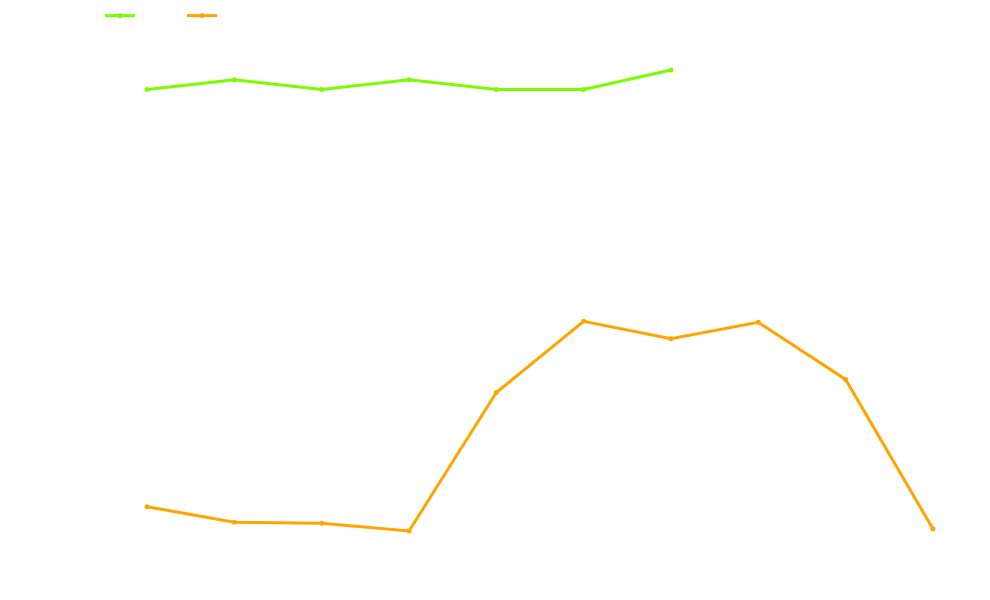

The code cell stored with this chart in its notebook:
### Code cell
import seaborn as sns
import matplotlib.pyplot as plt

# For the past data
original = data[['Water Level']]
original = original.loc[(original.index >= original.index[-7]) & (original.index <= original.index[-1])]

# For the forecasted data plot
last_known_date = original.index[-1]
start_date = last_known_date + pd.Timedelta(days=-6)
forecast_end_date = start_date + pd.Timedelta(days=9)
forecast_dates = pd.date_range(start=start_date, end=forecast_end_date)
forecast_values = df_forecast.loc[forecast_dates, 'Water Level']

# Connect the past data to the forecasted data
last_known_value = original['Water Level'].iloc[-1]

config = {'displaylogo': False}

past_trace = go.Scatter(
    x=original.index, 
    y=original['Water Level'],
    mode='markers+lines',
    marker=dict(color='#7CFC00', size=5),
    line=dict(width=3),
    name='Actual',
    hovertemplate='%{y:.2f}',  
)

forecast_trace = go.Scatter(
    x=forecast_dates,
    y=forecast_values,
    mode='markers+lines',
    marker=dict(color='orange', size=5),
    line=dict(width=3),
    name='Forecasted',
    hovertemplate='%{y:.2f}',
)

fig = go.Figure()
fig.add_trace(past_trace)
fig.add_trace(forecast_trace)

fig.update_layout(
    xaxis=dict(
        title='DATE',
        titlefont=dict(size=14, color='white'),
        tickformat='%b %d, %Y',
        tickangle=0,
        tickfont=dict(size=12, color='white')
    ),
    yaxis=dict(
        title='WATER LEVEL',
        titlefont=dict(size=15, color='white'),
        tickfont=dict(size=12, color='white')
    ),
    margin=dict(t=0, l=100, b=10, r=10),
    plot_bgcolor='rgba(0,0,0,0)',
    paper_bgcolor='rgba(0,0,0,0)',
    font=dict(
        family='Arial',
        size=14,
        color='white'
    ),
    legend=dict(
        orientation='h',
        yanchor='top',
        y=1.08,
        xanchor='left',
        x=0
    ),
    hovermode='x unified',
    hoverlabel=dict(
        bgcolor='rgba(0, 0, 0, 0.7)',  
        font=dict(size=15, family='Helvetica', color='white')
    ),
    width = 990,
    height = 600,
    modebar_remove=['zoom', 'lasso','select2d','lasso2d','resetScale2d']
)

fig.update_xaxes(showgrid=True, gridwidth=0.5, gridcolor='rgba(255, 255, 255, 0.3)', showspikes = True, spikecolor="white", spikethickness = 0.7, spikedash='solid', )
fig.update_yaxes(showgrid=True, gridwidth=0.5, gridcolor='rgba(255, 255, 255, 0.3)')

### Figure 1 — Plotly figure (JSON) as saved in the notebook; plotly's stock layout.template omitted (floating-point values rounded to 4 significant figures)
{"data": [{"hovertemplate": "%{y:.2f}", "line": {"width": 3}, "marker": {"color": "#7CFC00", "size": 5}, "mode": "markers+lines", "name": "Actual", "type": "scatter", "x": ["2023-12-25T00:00:00", "2023-12-26T00:00:00", "2023-12-27T00:00:00", "2023-12-28T00:00:00", "2023-12-29T00:00:00", "2023-12-30T00:00:00", "2023-12-31T00:00:00"], "y": [79.81, 79.82, 79.81, 79.82, 79.81, 79.81, 79.83]}, {"hovertemplate": "%{y:.2f}", "line": {"width": 3}, "marker": {"color": "orange", "size": 5}, "mode": "markers+lines", "name": "Forecasted", "type": "scatter", "x": ["2023-12-25T00:00:00", "2023-12-26T00:00:00", "2023-12-27T00:00:00", "2023-12-28T00:00:00", "2023-12-29T00:00:00", "2023-12-30T00:00:00", "2023-12-31T00:00:00", "2024-01-01T00:00:00", "2024-01-02T00:00:00", "2024-01-03T00:00:00"], "y": [79.38, 79.36, 79.36, 79.35, 79.5, 79.57, 79.55, 79.57, 79.51, 79.36]}], "layout": {"font": {"color": "white", "family": "Arial", "size": 14}, "height": 600, "hoverlabel": {"bgcolor": "rgba(0, 0, 0, 0.7)", "font": {"color": "white", "family": "Helvetica", "size": 15}}, "hovermode": "x unified", "legend": {"orientation": "h", "x": 0, "xanchor": "left", "y": 1.08, "yanchor": "top"}, "margin": {"b": 10, "l": 100, "r": 10, "t": 0}, "modebar": {"remove": ["zoom", "lasso", "select2d", "lasso2d", "resetScale2d"]}, "paper_bgcolor": "rgba(0, 0, 0, 0)", "plot_bgcolor": "rgba(0, 0, 0, 0)", "width": 990, "xaxis": {"autorange": true, "gridcolor": "rgba(255, 255, 255, 0.3)", "gridwidth": 0.5, "range": ["2023-12-24 11:02:43.7926", "2024-01-03 12:57:16.2074"], "showgrid": true, "showspikes": true, "spikecolor": "white", "spikedash": "solid", "spikethickness": 0.7, "tickangle": 0, "tickfont": {"color": "white", "size": 12}, "tickformat": "%b %d, %Y", "title": {"font": {"color": "white", "size": 14}, "text": "DATE"}, "type": "date"}, "yaxis": {"autorange": true, "gridcolor": "rgba(255, 255, 255, 0.3)", "gridwidth": 0.5, "range": [79.32, 79.86], "showgrid": true, "tickfont": {"color": "white", "size": 12}, "title": {"font": {"color": "white", "size": 15}, "text": "WATER LEVEL"}, "type": "linear"}}}
